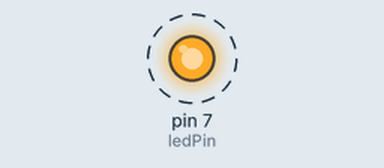
This sketch was run on a simulated Arduino Uno, built with avr-gcc and run on an emulated ATmega328P. Shown: output pins drawn as LEDs (lit = HIGH). Dashed ring = blinking.

Above: at 1.0 s.
Timing chart, 0 to 5.8 s (numbered marks = the images above):
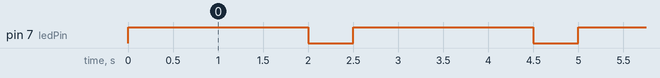

The sketch:

sketch_B1_1_1.ino
```cpp
int ledPin = 7;                 // LED connected to digital pin 13

void setup()
{
  pinMode(ledPin, OUTPUT);      // sets the digital pin as output
}

void loop()
{
  digitalWrite(ledPin, HIGH);   // sets the LED on
  delay(2000);                  // waits for a second
  digitalWrite(ledPin, LOW);    // sets the LED off
  delay(500);                  // waits for a second
}
```

Measured:
- by itself, pin 7 (ledPin): alternates HIGH for 2.0 s and LOW for 0.50 s
